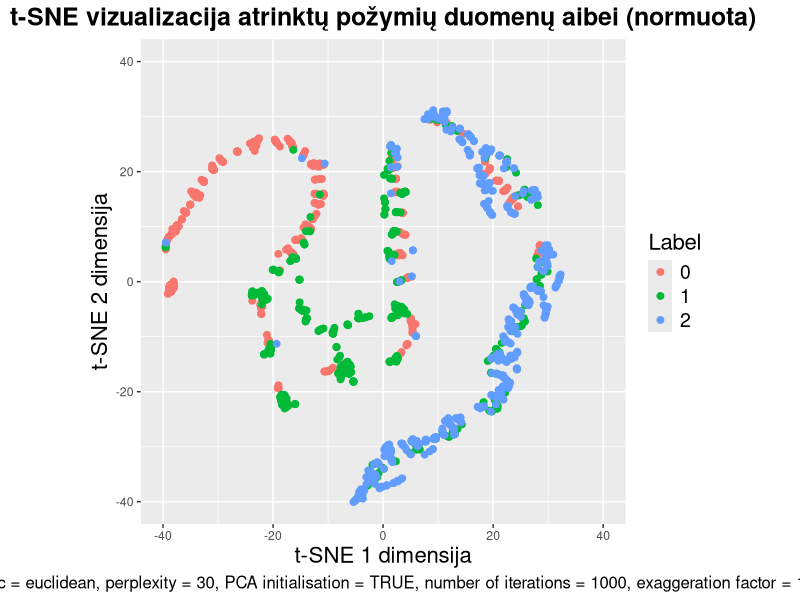

Here is the R script that generated this plot:
if (!require(Rtsne)) install.packages("Rtsne")
library(Rtsne)


if (!require(ggplot2)) install.packages("ggplot2")
library(ggplot2)
# 1. Įkeliame duomenis


ekg_data <- read.csv("t-SNE/NO_missing_values_1498_6.csv")

# 2. Atskiriame požymius ir klases
features <- ekg_data[, -ncol(ekg_data)]
labels   <- ekg_data[,  ncol(ekg_data)]

# Konvertuojame požymius į skaitinę matricą
features_numeric <- as.matrix(sapply(features, as.numeric))

# 3. Sukuriame t-SNE taikymo ir braižymo funkciją
apply_and_plot_t_sne <- function (data, parameters, label_col, title) {
  # Ištraukiame hiperparametrus
  perplexity <- as.numeric(parameters$perplexity)
  pca_init <- as.logical(parameters$pca_init)
  max_iter <- as.numeric(parameters$max_iter)
  eta <- as.numeric(parameters$eta)
  exaggeration_factor <- as.numeric(parameters$exaggeration_factor)

  # Pritaikome t-SNE
  tsne_result <- Rtsne(
    data,
    perplexity = perplexity,
    pca = pca_init,
    max_iter = max_iter,
    eta = eta,
    exaggeration_factor = exaggeration_factor,
    normalize = FALSE
  )

  # Išsaugome taškų koordinates
  tsne_coords <- tsne_result$Y
  colnames(tsne_coords) <- c("dim_1", "dim_2")

  # Pridedame klases
  tsne_df <- data.frame(tsne_coords, Label = as.factor(label_col))
  max_range <- max(abs(range(tsne_df$dim_1)), abs(range(tsne_df$dim_2)))

  # Braižome grafiką
  ggplot(tsne_df, aes(x = dim_1, y = dim_2, color = Label)) +
    geom_point(size = 2) +
    labs(
      title = title,
      x = "t-SNE 1 dimensija",
      y = "t-SNE 2 dimensija",
      caption = paste0(
        "Parametrai: distance metric = ", "euclidean",
        ", perplexity = ", perplexity,
        ", PCA initialisation = ", pca_init,
        ", number of iterations = ", max_iter,
        ", exaggeration factor = ", exaggeration_factor,
        ", learning rate = ", eta
      )
    ) +
    scale_x_continuous(limits = c(-max_range, max_range)) +
    scale_y_continuous(limits = c(-max_range, max_range)) +
    coord_equal() +
    theme(
      plot.title = element_text(hjust = 0.5, face = "bold", size = 18),
      plot.caption = element_text(hjust = 0.5, size = 12),
      legend.title = element_text(size = 16),
      legend.text = element_text(size = 14),
      axis.title = element_text(size = 16)
    )
}

# 4. Nustatome hiperparametrus ir paleidžiame t-SNE
set.seed(1000)
params <- list(
  perplexity = 30,
  pca_init = TRUE,
  max_iter = 1000,
  eta = 200,
  exaggeration_factor = 12
)

apply_and_plot_t_sne(
  data = features_numeric,
  parameters = params,
  label_col = labels,
  title = "t-SNE vizualizacija atrinktų požymių duomenų aibei (normuota)"
)
